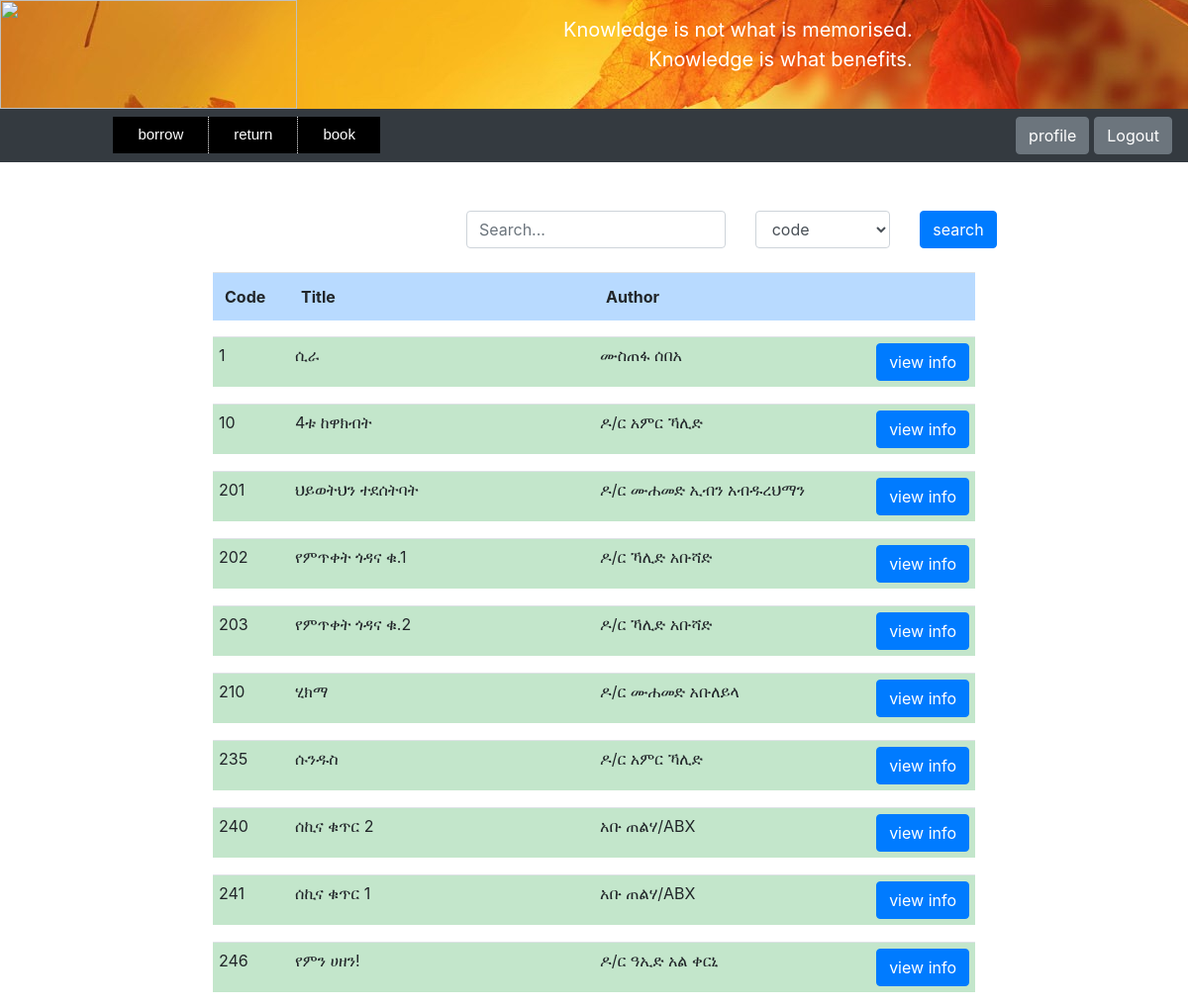
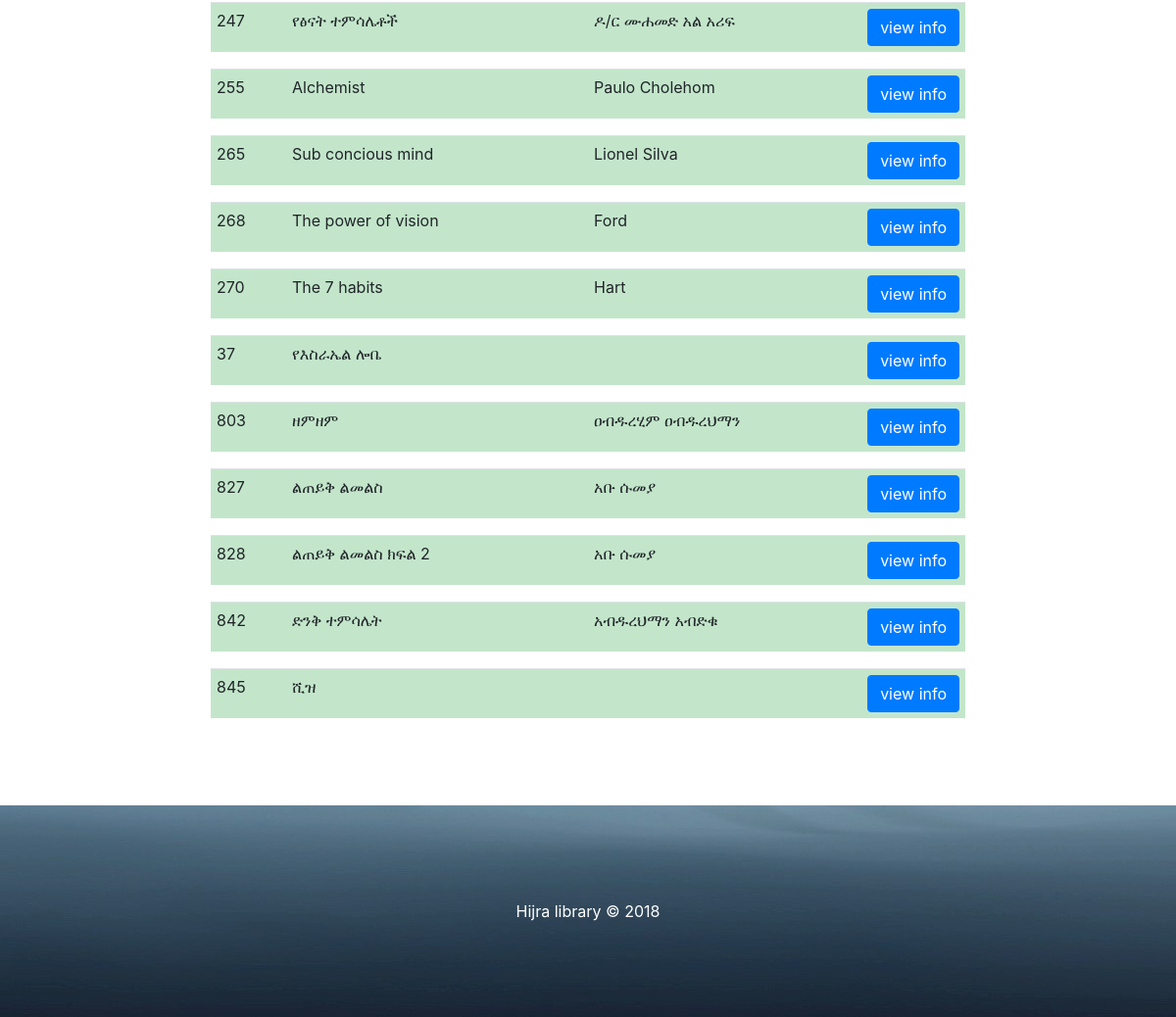
/book-view-by-user/ (signed in), run on the app's committed database (2 pictures, top to bottom).
### store/models.py (models this page shows, shortened)
class Book(models.Model):
    code = models.CharField(max_length=200, unique=True)
    title = models.CharField(max_length=200)
    author = models.CharField(max_length=200)
    pub_year = models.PositiveSmallIntegerField(null=True, blank=True)
    category = models.ForeignKey(Category, on_delete=models.CASCADE, null=True, blank=True)
    description = models.TextField(blank=True)
    page = models.PositiveIntegerField()
    amount = models.PositiveIntegerField(default=1)
    specific_code = CollectionField(sort=True, unique_items=True, collection_type=set)
    borrow_specific_code = CollectionField(sort=True, unique_items=True, collection_type=set, blank=True)
    image = models.ImageField(upload_to='', blank=True, default='book.png')
    register_date = models.DateField()
    class Meta:
        unique_together = ('title', 'author', 'page')
    def image_tag(self):
        return mark_safe('<img src="%s" width="150" height="150"/>' % self.image.url)
    image_tag.short_description = 'Image'
    image_tag.allow_tags = True

### store/views.py (the view)
# urls.py: path('book-view-by-user/', views.book_view_by_user, name='book-view-by-user'),
def book_view_by_user(request):
    if request.session.get('user_auth'):
        if request.method == "POST":
            form = BookSearch(request.POST)
            text = request.POST.get('search_engine')
            catalog = request.POST.get('catalog')
            if catalog == 'code':
                book = Book.objects.filter(code__contains=text)
            elif catalog == 'title':
                book = Book.objects.filter(title__contains=text)
            elif catalog == 'author':
                book = Book.objects.filter(author__contains=text)
            elif catalog == 'category':
                book = Book.objects.filter(category__name__contains=text)
            else:
                try:
                    year = int(text)
                    book = Book.objects.filter(pub_year__contains=year)
                except ValueError:
                    book = Book.objects.none()
        else:
            form = BookSearch()
            book = Book.objects.all()
        book = sorted(book, key=lambda x: x.code, reverse=False)
        for i in book:
            i.photo = "Images/" + str(i.image)
            i.current_amount = len(i.specific_code)
        return render(request, 'webpages/book_view_by_user.html', {'form': form, 'book': book})
    else:
        raise Http404("You are not logged in")

### store/forms.py
class BookSearch(forms.Form):
    search_engine = forms.CharField(
        label='',
        max_length=1024,
        widget=forms.TextInput(attrs={'placeholder': 'Search...'}),
    )
    catalog = ChoiceField(
        label='',
        widget=forms.Select(),
        choices=[('code', 'code'), ('title', 'title'), ('author', 'author'), ('category', 'category'),
                 ('pub_year', 'publication year')],
        initial='code'
    )

### store/models.py (called while the page is built)
    def __str__(self):
        return self.name

### store/templates/webpages/book_view_by_user.html (shortened to what this page needs)
<!DOCTYPE html>
<html lang="en">
    <head class="header-site">
        {% load static %}
        {% load filter %}
        {% load widget_tweaks %}
            {% include "webpages/user_page.html" %}
        <link rel="stylesheet" href="{% static 'files/bootstrap/css/bootstrap.css' %}"  type="text/css" >
        <link rel="stylesheet" href="{% static 'files/style2.css' %}"  type="text/css" >
        <link rel="stylesheet" href="{% static 'files/style3.css' %}"  type="text/css" >
        <link rel="stylesheet" href="{% static 'files/style4.css' %}"  type="text/css" >
        <link rel="stylesheet" href="{% static 'files/style5.css' %}"  type="text/css" >
        <link rel="stylesheet" href="{% static 'files/style6.css' %}"  type="text/css" >
    </head>
    <body>
         {% block search %}
            <div class = "container col-5" align="right" style="margin-left:38%;">
            <form  method="post" novalidate>
                <div class="row">
                    {% for field in form.visible_fields %}
                        {% if field.name == 'search_engine' %}
                            <div class="col-md-7">
                                {% render_field field class="form-control" %}
                            </div>
                        {% else %}
                           <div class="col-md-4 ">
                                {% render_field field class="form-control" %}
                            </div>
                        {% endif %}
                    {% endfor %}
                    <div class="col-md-1">
                    <button type="submit" class = "btn btn-primary"> search</button>
                    </div>
                </div>
            </form>
            </div>
            <br>
        {% endblock search %}
        {% if book %}
        <div class="container col-8">
            <table class="table table-primary" >
            <tr>
                <th style="width: 10%;">Code</th>
                <th style="width: 40%;">Title</th>
                <th style="width: 50%;">Author</th>
            </tr>
            </table>
        </div>
        {% else %}
            <div class="container col-8">
                <h4>There is no result</h4>
            </div>
        {% endif %}
                {% for i in book %}
        <div class="container col-8">
            <table class="table table-success" >
                    <tr>
                        <td style="width: 10%;">{{i.code}}</td>
                        <td style="width: 40%;">{{i.title}}</td>
                        <td style="width: 35%;">{{i.author}}</td>
                        <td align="right" style="width: 15%;">
                            <input type="button"  id ="button2-{{i.id}}" class="btn btn-primary"  onclick="myFunction2({{i.id}})"
                            value="view info">
                        </td>
                    </tr>
            </table>
        </div>
            <div class="container col-8">
        </div>
        {% endfor %}
    </body>
    <footer>
        {% include "webpages/footer.html" %}
    </footer>
</html>

### store/static/files/style3.css (style rules this page uses)
a.butt:link, a.back:visited, { background-color: #11aa44; color: white; }
table, th, td { border: 1px solid black; }

### store/static/files/style6.css (style rules this page uses)
.table-success>tbody>tr>td { padding:6px; text-font:8px; }

### data on the page
Book: code "1", title "ሲራ", author "ሙስጠፋ ሰበአ"
Book: code "10", title "4ቱ ከዋክብት", author "ዶ/ር አምር ኻሊድ"
Book: code "201", title "ህይወትህን ተደሰትባት", author "ዶ/ር ሙሐመድ ኢብን አብዱረህማን"
Book: code "202", title "የምጥቀት ጎዳና ቁ.1", author "ዶ/ር ኻሊድ አቡሻድ"
Book: code "203", title "የምጥቀት ጎዳና ቁ.2", author "ዶ/ር ኻሊድ አቡሻድ"
Book: code "210", title "ሂክማ", author "ዶ/ር ሙሐመድ አቡለይላ"
Book: code "235", title "ሱንዱስ", author "ዶ/ር አምር ኻሊድ"
Book: code "240", title "ሰኪና ቁጥር 2", author "አቡ ጠልሃ/ABX"
Book: code "241", title "ሰኪና ቁጥር 1", author "አቡ ጠልሃ/ABX"
Book: code "246", title "የምን ሀዘን!", author "ዶ/ር ዓኢድ አል ቀርኒ"
Book: code "247", title "የፅናት ተምሳሌቶች", author "ዶ/ር ሙሐመድ አል አሪፍ"
Book: code "255", title "Alchemist", author "Paulo Cholehom"
Book: code "265", title "Sub concious mind", author "Lionel Silva"
Book: code "268", title "The power of vision", author "Ford"
Book: code "270", title "The 7 habits", author "Hart"
Book: code "37", title "የእስራኤል ሎቤ"
Book: code "803", title "ዘምዘም", author "ዐብዱረሂም ዐብዱረህማን"
Book: code "827", title "ልጠይቅ ልመልስ", author "አቡ ሱመያ"
Book: code "828", title "ልጠይቅ ልመልስ ክፍል 2", author "አቡ ሱመያ"
Book: code "842", title "ድንቅ ተምሳሌት", author "አብዱረህማን አብድቁ"
Book: code "845", title "ሺዝ"
